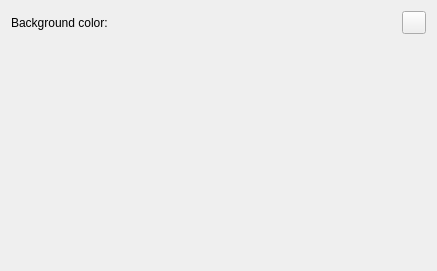
<ui version="4.0" >
 <class>ParagraphDecorations</class>
 <widget class="QWidget" name="ParagraphDecorations" >
  <property name="geometry" >
   <rect>
    <x>0</x>
    <y>0</y>
    <width>437</width>
    <height>271</height>
   </rect>
  </property>
  <layout class="QHBoxLayout" name="mainLayout">
   <item>
    <layout class="QFormLayout" name="formLayout" >
     <item row="0" column="0">
      <widget class="QLabel" name="backgroundColorLabel" >
       <property name="text" >
        <string>Background color:</string>
       </property>
       <property name="wordWrap" >
        <bool>false</bool>
       </property>
       <property name="buddy" >
        <cstring>backgroundColor</cstring>
       </property>
      </widget>
     </item>
     <item row="0" column="1">
      <layout class="QHBoxLayout">
       <item column="0">
        <widget class="KColorButton" native="1" name="backgroundColor" />
       </item>
       <item column="1">
        <widget class="QToolButton" name="resetBackgroundColor" >
         <property name="icon">
          <iconset theme="edit-reset-symbolic"/>
         </property>
         <property name="toolTip">
          <string>Reset background color</string>
         </property>
        </widget>
       </item>
      </layout>
     </item>
    </layout>
   </item>
  </layout>
 </widget>
 <customwidgets>
  <customwidget>
   <class>KColorButton</class>
   <extends>QWidget</extends>
   <header>kcolorbutton.h</header>
   <container>1</container>
  </customwidget>
 </customwidgets>
 <resources>
 </resources>
 <connections/>
</ui>
